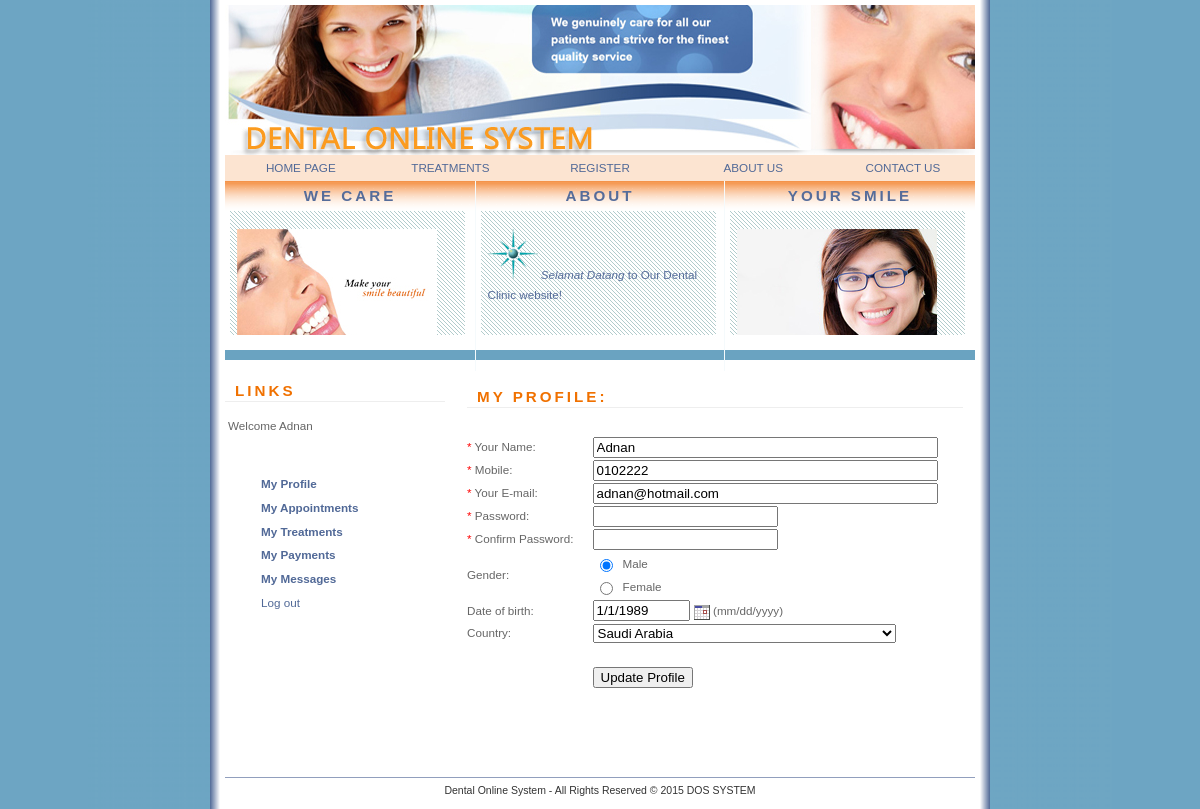
Page /profile.php?id=2 (signed in) on the committed database.
### tables this page shows
CREATE TABLE `patient` (
  `id` int(10) unsigned NOT NULL auto_increment,
  `name` varchar(45) NOT NULL,
  `password` varchar(45) NOT NULL,
  `gender` varchar(45) NOT NULL,
  `mobile` varchar(45) NOT NULL,
  `email` varchar(45) NOT NULL,
  `dob` varchar(45) NOT NULL,
  `country` varchar(45) NOT NULL,
  `date_` varchar(45) NOT NULL,
  PRIMARY KEY  (`id`)
);

### profile.php (the view, shortened to what this page needs)
<!DOCTYPE html PUBLIC "-//W3C//DTD XHTML 1.0 Transitional//EN" "http://www.w3.org/TR/xhtml1/DTD/xhtml1-transitional.dtd">
<html xmlns="http://www.w3.org/1999/xhtml">
<head>
<link href="style.css" rel="stylesheet" type="text/css" />
	<link rel="stylesheet" href="calendar.css">
</head>
<body>
<div id="container">
  <div id="banner">
    <h1>&nbsp;</h1>
    <h1>&nbsp;</h1>
    <h1 class="style3">&nbsp;</h1>
  </div>
  <table width="100%" border="0" align="center" bgcolor="#FCE4D1">
    <tr>
      <td width="20%"><div align="center" class="style8"><a href="index.php">HOME PAGE </a></div></td>
      <td width="20%"><div align="center"><a href="treatments.php">TREATMENTS</a><a href="treatments.php" class="style8"></a></div></td>
      <td width="20%"><div align="center"><a href="register.php">REGISTER</a></div></td>
      <td width="21%"><div align="center" class="style8"><a href="aboutus.php">ABOUT US</a></div></td>
      <td width="19%"><div align="center" class="style8"><a href="contactus.php">CONTACT US</a></div></td>
    </tr>
  </table>
  <div class="intro">
    <h2> We care </h2>
    <div class="scroll">
      <p><img src="img/ser-banner3.jpg" alt="star" /> Make Your Smile Beautiful. </p>
    </div>
  </div>
  <div class="intro2">
    <h2> about </h2>
    <div class="scroll">
      <p><img src="img/star.gif" alt="star" />  <em>Selamat Datang</em>&nbsp;to Our Dental Clinic website!</p>
    </div>
  </div>
  <div class="intro3">
    <h2> your smile </h2>
    <div class="scroll">
      <p><img src="img/rght.jpg" alt="star" />  </p>
    </div>
  </div>
  <div id="sidebar">
    <h1> Links </h1>
    <p>
      <?
		echo "Welcome  "  .$_SESSION["name"]. "<br/><br/>";
		$pid= $_GET["id"];
    ?>
    </p>
    <table width="70%" align="center" cellspacing="2">
    <tr><td align="left"> <a href="profile.php?id=<? echo $pid; ?>"><strong>My Profile</strong></a></td> </tr>
    <tr><td align="left"><a href="apptmnt.php?id=<? echo $pid; ?>"><strong>My Appointments</strong></a></td> </tr>
    <tr><td align="left"><a href="trtment.php?id=<? echo $pid; ?>"><strong>My Treatments</strong></a></td> </tr>
    <tr><td align="left"><a href="payment.php?id=<? echo $pid; ?>"><strong>My Payments</strong></a></td> </tr>
    <tr><td align="left"><a href="pmsgs.php?id=<? echo $pid; ?>"><strong>My Messages</strong></a></td> </tr>
    <tr><td align="left"><a href="logout.php">Log out</a></td> </tr>
    </table>
  </div>
  <div id="content">
    <?
		$pid = $_GET["id"];
		$data = mysql_fetch_array(mysql_query("SELECT name,gender,mobile,email,dob,country FROM patient WHERE id = '$pid' "));
		$name = $data[0];
		$mobile = $data[2];
		$email = $data[3];
		$dob = $data[4];
	if(isset($_POST['update']))
	{
		$name = $_REQUEST["name"];
		$gender = $_POST['gender'];
		$mobile = $_POST['mobile'];
		$email = $_POST['email'];
		$dob = $_POST['timestamp'];
		$country = $_POST['country'];
		$password = $_POST['password'];
		$repassword = $_POST['repassword'];
		if($password != $repassword)
		{
			echo "<center><h3>Password and Confirm password do not match!</h3>";
			echo "<a href='javascript:history.back();'>Back</a></center>";
		}
		else
		{
				$sqlUpdate = "UPDATE patient SET name='$name',gender='$gender',mobile='$mobile',email='$email',dob='$dob',country='$country', 	              password='$password' WHERE id='$pid'";
				mysql_query($sqlUpdate);
				echo "<center><h3>Account updated successfully.</h3></center>";
				$where = "profile.php?id=$pid";
				echo "<META HTTP-EQUIV=\"Refresh\" CONTENT=\"2;URL=$where\">";
		}
	}
	else
	{
	?>
    <form action="<?php echo $_SERVER['PHP_SELF'];?>?id=<?php echo $pid;?>" method="post" name="form1">
    <table width="500" border="0" cellpadding="0" cellspacing="2">
      <tr>
        <td height="30" colspan="2"><h1>My Profile:</h1></td>
      </tr>
      <tr>
        <td colspan="2">&nbsp;</td>
      </tr>
      <tr>
        <td width="25%" class="form_label_right"><span class="style7">*</span> Your Name: </td>
        <td width="75%"><input name="name" type="text" id="name" value="<? echo $name;?>" size="40" /></td>
      </tr>
      <tr>
        <td class="form_label_right"><span class="style7">*</span> Mobile:</td>
        <td><input name="mobile" type="text" id="mobile" size="40" value="<? echo $mobile;?>"/></td>
      </tr>
      <tr>
        <td class="form_label_right"><span class="style7">*</span> Your E-mail: </td>
        <td><input name="email" type="text" id="email" size="40" value="<? echo $email;?>"/></td>
      </tr>
      <tr>
        <td class="form_label_right"><span class="style7">*</span> Password: </td>
        <td><input name="password" type="password" id="password" size="20" /></td>
      </tr>
      <tr>
        <td class="form_label_right"><span class="style7">*</span> Confirm Password: </td>
        <td><input name="repassword" type="password" id="repassword" size="20" /></td>
      </tr>
      <tr>
        <td class="form_label_right">Gender: </td>
        <td><table width="34%" border="0" cellspacing="1" cellpadding="1">
            <tr>
              <td width="22%"><input name="gender" type="radio" value="Male" checked="checked" /></td>
              <td width="78%" class="form_label_left">Male</td>
            </tr>
            <tr>
              <td><input name="gender" type="radio" value="Female"/></td>
              <td class="form_label_left">Female</td>
            </tr>
        </table></td>
      </tr>
      <tr>
        <td class="form_label_right">Date of birth: </td>
        <td><input name="timestamp" type="text" size="9" value="<? echo $dob;?>" />
        (mm/dd/yyyy)</td>
      </tr>
      <tr>
        <td> Country: </td>
        <td><select name="country" size="1">
          <option value="Saudi Arabia" selected="selected">Saudi Arabia</option>
        </select>        </td>
      </tr>
      <tr>
        <td colspan="2">&nbsp;</td>
      </tr>
      <tr>
        <td>&nbsp;</td>
        <td><input name="update" type="submit" id="update" value="Update Profile" /></td>
      </tr>
    </table>
	</form>
	<?
	}
	?>
    <p>&nbsp;</p>
    <p>&nbsp;</p>
  </div>
  <div id="footer">
    <div align="center">Dental Online System - All Rights Reserved &copy; 2015 DOS SYSTEM <br/>
    </div>
  </div>
</div>
</body>
</html>

### style.css (style rules this page uses)
body { margin: 0; padding: 0; font: 73% "Trebuchet MS", verdana, arial, tahoma, sans-serif; line-height: 1.7em; color: #666; background: #fff url(img/bg.gif) center repeat-y; }
#container { width: 750px; margin: 0 auto; padding: 0; border: 5px solid #fff; }
#banner { height:150px; padding: 0; margin: 0; color: #000; background: #fff url(img/head.jpg) no-repeat; }
#banner h1 { margin: 0 0 10px 10px; padding-top: 20px; letter-spacing: 3px; font: 200% verdana, arial, tahoma, sans-serif; color: #333; background: transparent; }
.intro { float:left; width:240px; margin: 0 0 5px 0; padding: 5px; border-bottom: 10px solid #6AA3C1; text-align:left; color: #202f46; background: transparent url(img/bg3.gif) no-repeat; }
.intro2 { float: left; width: 238px; margin: 0 0 5px 0; padding: 5px; border-bottom: 10px solid #6AA3C1; color: #555; background: transparent url(img/bg3.gif) no-repeat; }
.intro3 { float: right; width:240px; margin: 0 0 5px 0; padding: 5px; border-bottom: 10px solid #6AA3C1; color: #555; background: transparent url(img/bg3.gif) no-repeat; }
#content { margin: 0 0 0 240px; padding: 0; }
#sidebar { float: left; width: 220px; margin: 0 10px 0 0; padding: 0; }
#footer { clear:both; padding: 3px; margin: 0; font-size: 0.9em; border-top: 1px solid #919FBD; color: #333; background: #fff; }
p { padding: 3px; }
#content h1, #sidebar h1 { margin: 0; padding-left: 10px; font-size: 130%; letter-spacing: 3px; text-transform: uppercase; border-bottom: 1px solid #eee; color: #F07100; background: inherit; }
h2 { font-size: 130%; padding: 0px; margin: 0; text-align: center; letter-spacing: 3px; text-transform: uppercase; color: #556C9A; background:transparent; }
a { text-decoration: none; color: #516997; background: inherit; }
div.scroll { overflow: auto; width: 228px; height: 10em; margin: 5px 0 10px 0; padding: 0.3em; color: #556C9A; background: transparent url(img/9.png) repeat; }

### profile.php (style rules this page uses)
.style7 { color: #FF0000 }
.style8 { color: #556C9A }

### rows in the picture
patient: name "Adnan", mobile "0102222", email "adnan@hotmail.com", timestamp "1/1/1989"

### other values in the picture
$_SESSION["name"] "Adnan"
